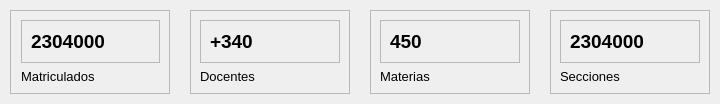
                     <widget class="QWidget" name="cartasContenedor" native="true">
                      <layout class="QHBoxLayout" name="horizontalLayout_17">
                       <property name="spacing">
                        <number>20</number>
                       </property>
                       <property name="leftMargin">
                        <number>10</number>
                       </property>
                       <property name="topMargin">
                        <number>10</number>
                       </property>
                       <property name="rightMargin">
                        <number>10</number>
                       </property>
                       <property name="bottomMargin">
                        <number>10</number>
                       </property>
                       <item>
                        <widget class="QFrame" name="carta1">
                         <property name="minimumSize">
                          <size>
                           <width>160</width>
                           <height>0</height>
                          </size>
                         </property>
                         <property name="frameShape">
                          <enum>QFrame::StyledPanel</enum>
                         </property>
                         <property name="frameShadow">
                          <enum>QFrame::Raised</enum>
                         </property>
                         <layout class="QVBoxLayout" name="verticalLayout_29">
                          <property name="leftMargin">
                           <number>10</number>
                          </property>
                          <item>
                           <widget class="QFrame" name="frame_19">
                            <property name="frameShape">
                             <enum>QFrame::StyledPanel</enum>
                            </property>
                            <property name="frameShadow">
                             <enum>QFrame::Raised</enum>
                            </property>
                            <layout class="QHBoxLayout" name="horizontalLayout_19">
                             <item>
                              <widget class="QLabel" name="label_35">
                               <property name="font">
                                <font>
                                 <pointsize>14</pointsize>
                                 <weight>75</weight>
                                 <bold>true</bold>
                                </font>
                               </property>
                               <property name="text">
                                <string>2304000</string>
                               </property>
                              </widget>
                             </item>
                             <item>
                              <widget class="QLabel" name="label_36">
                               <property name="maximumSize">
                                <size>
                                 <width>40</width>
                                 <height>40</height>
                                </size>
                               </property>
                               <property name="text">
                                <string/>
                               </property>
                               <property name="pixmap">
                                <pixmap resource="../../../../Desktop/Proyecto Andres Bello/Aplicacion V2.1-AndresBello/Qss/icons/_icons.qrc">:/font_awesome_solid/icons/font_awesome/solid/user-graduate.png</pixmap>
                               </property>
                               <property name="scaledContents">
                                <bool>true</bool>
                               </property>
                              </widget>
                             </item>
                            </layout>
                           </widget>
                          </item>
                          <item alignment="Qt::AlignTop">
                           <widget class="QLabel" name="label_37">
                            <property name="font">
                             <font>
                              <pointsize>10</pointsize>
                             </font>
                            </property>
                            <property name="text">
                             <string>Matriculados</string>
                            </property>
                           </widget>
                          </item>
                         </layout>
                        </widget>
                       </item>
                       <item>
                        <widget class="QFrame" name="carta2">
                         <property name="minimumSize">
                          <size>
                           <width>160</width>
                           <height>0</height>
                          </size>
                         </property>
                         <property name="frameShape">
                          <enum>QFrame::StyledPanel</enum>
                         </property>
                         <property name="frameShadow">
                          <enum>QFrame::Raised</enum>
                         </property>
                         <layout class="QVBoxLayout" name="verticalLayout_33">
                          <item>
                           <widget class="QFrame" name="frame_22">
                            <property name="frameShape">
                             <enum>QFrame::StyledPanel</enum>
                            </property>
                            <property name="frameShadow">
                             <enum>QFrame::Raised</enum>
                            </property>
                            <layout class="QHBoxLayout" name="horizontalLayout_22">
                             <item>
                              <widget class="QLabel" name="label_44">
                               <property name="font">
                                <font>
                                 <pointsize>14</pointsize>
                                 <weight>75</weight>
                                 <bold>true</bold>
                                </font>
                               </property>
                               <property name="text">
                                <string>+340</string>
                               </property>
                              </widget>
                             </item>
                             <item>
                              <widget class="QLabel" name="label_45">
                               <property name="maximumSize">
                                <size>
                                 <width>40</width>
                                 <height>40</height>
                                </size>
                               </property>
                               <property name="text">
                                <string/>
                               </property>
                               <property name="pixmap">
                                <pixmap resource="../../../../Desktop/Proyecto Andres Bello/Aplicacion V2.1-AndresBello/Qss/icons/_icons.qrc">:/font_awesome_solid/icons/font_awesome/solid/user-tie.png</pixmap>
                               </property>
                               <property name="scaledContents">
                                <bool>true</bool>
                               </property>
                              </widget>
                             </item>
                            </layout>
                           </widget>
                          </item>
                          <item alignment="Qt::AlignTop">
                           <widget class="QLabel" name="label_46">
                            <property name="font">
                             <font>
                              <pointsize>10</pointsize>
                             </font>
                            </property>
                            <property name="text">
                             <string>Docentes</string>
                            </property>
                           </widget>
                          </item>
                         </layout>
                        </widget>
                       </item>
                       <item>
                        <widget class="QFrame" name="carta3">
                         <property name="minimumSize">
                          <size>
                           <width>160</width>
                           <height>0</height>
                          </size>
                         </property>
                         <property name="frameShape">
                          <enum>QFrame::StyledPanel</enum>
                         </property>
                         <property name="frameShadow">
                          <enum>QFrame::Raised</enum>
                         </property>
                         <layout class="QVBoxLayout" name="verticalLayout_36">
                          <item>
                           <widget class="QFrame" name="frame_23">
                            <property name="frameShape">
                             <enum>QFrame::StyledPanel</enum>
                            </property>
                            <property name="frameShadow">
                             <enum>QFrame::Raised</enum>
                            </property>
                            <layout class="QHBoxLayout" name="horizontalLayout_23">
                             <item>
                              <widget class="QLabel" name="label_47">
                               <property name="font">
                                <font>
                                 <pointsize>14</pointsize>
                                 <weight>75</weight>
                                 <bold>true</bold>
                                </font>
                               </property>
                               <property name="text">
                                <string>450</string>
                               </property>
                              </widget>
                             </item>
                             <item>
                              <widget class="QLabel" name="label_48">
                               <property name="maximumSize">
                                <size>
                                 <width>40</width>
                                 <height>40</height>
                                </size>
                               </property>
                               <property name="text">
                                <string/>
                               </property>
                               <property name="pixmap">
                                <pixmap resource="../../../../Desktop/Proyecto Andres Bello/Aplicacion V2.1-AndresBello/Qss/icons/_icons.qrc">:/font_awesome_solid/icons/font_awesome/solid/layer-group.png</pixmap>
                               </property>
                               <property name="scaledContents">
                                <bool>true</bool>
                               </property>
                              </widget>
                             </item>
                            </layout>
                           </widget>
                          </item>
                          <item alignment="Qt::AlignTop">
                           <widget class="QLabel" name="label_49">
                            <property name="font">
                             <font>
                              <pointsize>10</pointsize>
                             </font>
                            </property>
                            <property name="text">
                             <string>Materias</string>
                            </property>
                           </widget>
                          </item>
                         </layout>
                        </widget>
                       </item>
                       <item>
                        <widget class="QFrame" name="carta4">
                         <property name="minimumSize">
                          <size>
                           <width>160</width>
                           <height>0</height>
                          </size>
                         </property>
                         <property name="frameShape">
                          <enum>QFrame::StyledPanel</enum>
                         </property>
                         <property name="frameShadow">
                          <enum>QFrame::Raised</enum>
                         </property>
                         <layout class="QVBoxLayout" name="verticalLayout_37">
                          <item>
                           <widget class="QFrame" name="frame_24">
                            <property name="frameShape">
                             <enum>QFrame::StyledPanel</enum>
                            </property>
                            <property name="frameShadow">
                             <enum>QFrame::Raised</enum>
                            </property>
                            <layout class="QHBoxLayout" name="horizontalLayout_24">
                             <item>
                              <widget class="QLabel" name="label_50">
                               <property name="font">
                                <font>
                                 <pointsize>14</pointsize>
                                 <weight>75</weight>
                                 <bold>true</bold>
                                </font>
                               </property>
                               <property name="text">
                                <string>2304000</string>
                               </property>
                              </widget>
                             </item>
                             <item>
                              <widget class="QLabel" name="label_51">
                               <property name="maximumSize">
                                <size>
                                 <width>40</width>
                                 <height>40</height>
                                </size>
                               </property>
                               <property name="text">
                                <string/>
                               </property>
                               <property name="pixmap">
                                <pixmap resource="../../../../Desktop/Proyecto Andres Bello/Aplicacion V2.1-AndresBello/Qss/icons/_icons.qrc">:/font_awesome_solid/icons/font_awesome/solid/cubes.png</pixmap>
                               </property>
                               <property name="scaledContents">
                                <bool>true</bool>
                               </property>
                              </widget>
                             </item>
                            </layout>
                           </widget>
                          </item>
                          <item alignment="Qt::AlignTop">
                           <widget class="QLabel" name="label_52">
                            <property name="font">
                             <font>
                              <pointsize>10</pointsize>
                             </font>
                            </property>
                            <property name="text">
                             <string>Secciones</string>
                            </property>
                           </widget>
                          </item>
                         </layout>
                        </widget>
                       </item>
                      </layout>
                     </widget>
